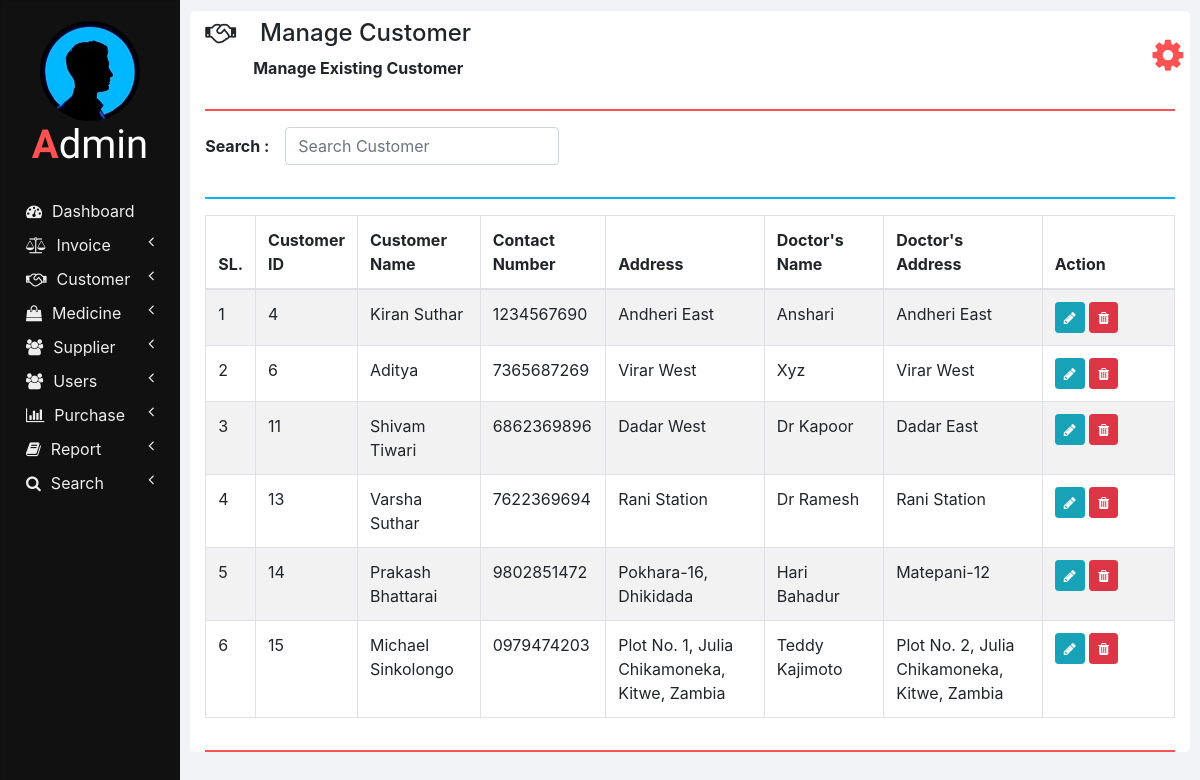
The page /manage_customer.php on the database its author committed.
### tables this page shows
CREATE TABLE `customers` (
  `id` int(11) NOT NULL,
  `name` varchar(20) NOT NULL,
  `contact_number` varchar(10) NOT NULL,
  `address` varchar(100) NOT NULL,
  `doctor_name` varchar(20) NOT NULL,
  `doctor_address` varchar(100) NOT NULL
);

### php/manage_customer.php (the view, shortened to what this page needs)
<?php
  function showCustomers($id) {
    require "db_connection.php";
    if($con) {
      $seq_no = 0;
      $query = "SELECT * FROM customers";
      $result = mysqli_query($con, $query);
      while($row = mysqli_fetch_array($result)) {
        $seq_no++;
        if($row['id'] == $id)
          showEditOptionsRow($seq_no, $row);
        else
          showCustomerRow($seq_no, $row);
      }
    }
  }
  function showCustomerRow($seq_no, $row) {
    ?>
    <tr>
      <td><?php echo $seq_no; ?></td>
      <td><?php echo $row['id'] ?></td>
      <td><?php echo $row['name']; ?></td>
      <td><?php echo $row['contact_number']; ?></td>
      <td><?php echo $row['address']; ?></td>
      <td><?php echo $row['doctor_name']; ?></td>
      <td><?php echo $row['doctor_address']; ?></td>
      <td>
        <button href="" class="btn btn-info btn-sm" onclick="editCustomer(<?php echo $row['id']; ?>);">
          <i class="fa fa-pencil"></i>
        </button>
        <button class="btn btn-danger btn-sm" onclick="deleteCustomer(<?php echo $row['id']; ?>);">
          <i class="fa fa-trash"></i>
        </button>
      </td>
    </tr>
    <?php
  }
  ?>

### manage_customer.php (shortened to what this page needs)
<!DOCTYPE html>
<html lang="en" dir="ltr">
  <head>
    <link rel="stylesheet" href="bootstrap/css/bootstrap.min.css">
    <link rel="stylesheet" href="https://use.fontawesome.com/releases/v5.3.1/css/all.css">
    <link rel="stylesheet" href="https://cdnjs.cloudflare.com/ajax/libs/font-awesome/4.7.0/css/font-awesome.min.css">
    <link rel="stylesheet" href="css/sidenav.css">
    <link rel="stylesheet" href="css/home.css">
  </head>
  <body style="max-height: 100%;">
    <div class="container-fluid">
      <div class="container">
        <?php
          require "php/header.php";
          createHeader('handshake', 'Manage Customer', 'Manage Existing Customer');
        ?>
        <div class="row">
          <div class="col-md-12 form-group form-inline">
            <label class="font-weight-bold" for="">Search :&emsp;</label>
            <input type="text" class="form-control" id="" placeholder="Search Customer" onkeyup="searchCustomer(this.value);">
          </div>
          <div class="col col-md-12">
            <hr class="col-md-12" style="padding: 0px; border-top: 2px solid  #02b6ff;">
          </div>
          <div class="col col-md-12 table-responsive">
            <div class="table-responsive">
            	<table class="table table-bordered table-striped table-hover">
            		<thead>
            			<tr>
            				<th style="width: 2%;">SL.</th>
                    <th style="width: 10%;">Customer ID</th>
            				<th style="width: 13%;">Customer Name</th>
                    <th style="width: 13%;">Contact Number</th>
                    <th style="width: 17%;">Address</th>
                    <th style="width: 13%;">Doctor's Name</th>
                    <th style="width: 17%;">Doctor's Address</th>
                    <th style="width: 15%;">Action</th>
            			</tr>
            		</thead>
            		<tbody id="customers_div">
                  <?php
                    require 'php/manage_customer.php';
                    showCustomers(0);
                  ?>
            		</tbody>
            	</table>
            </div>
          </div>
        </div>
        <hr style="border-top: 2px solid #ff5252;">
      </div>
    </div>
  </body>
</html>

### php/header.php
<?php
  function createHeader($icon, $heading, $sub_heading) {
    echo '
    <section class="row content-header">
      <div class="header-title col-md-11">
        <p class="h4 pt-2"><i class="fa fa-'.$icon.'"></i>&emsp;'.$heading.'</p>
        &emsp;&emsp;&emsp;<small class="font-weight-bold h6">'.$sub_heading.'</small>
      </div>
      <div class="col-md-1 user_options">
        <button class="col col-md-1 m-3" onclick="showOptions();">
          <i class="fa fa-gear"></i>
        </button>
        <div id="mark"><i class="fa fa-play fa-rotate-270"></i></div>
        <ul id="options" class="options list-unstyled" style="display: none;">
          <li>
            <a href="my_profile.php"><i class="fa fa-user"></i><span>My Profile</span></a>
          </li>
          <li>
            <a href="change_password.php"><i class="fa fa-edit"></i><span>Change Password</span></a>
          </li>
          <li>
            <a href="logout.php"><i class="fa fa-key"></i><span>Logout</span></a>
          </li>
        </ul>
      </div>
    </section>
    <hr style="border-top: 2px solid #ff5252;">
    ';
  }
?>

### css/sidenav.css (style rules this page uses)
body { background-color: #f1f3f6; }
.sidenav { width: 15%; height: 100vh; background-color: #222222; position: fixed; z-index: 1; flex: 1 0 auto; }
.card { width: 100%; height: 100%; top: 0; border-radius: 0; background-color: #111111; }
.logo .logo-caption { font-family: 'Poiret One', cursive; color: #ffffff; text-align: center; margin-bottom: 25px; }
.logo .profile { margin-left: 50%; border-radius: 50%; transform: translate(-50%); }
.logo .tweak { color: #ff5252; font-weight: bold; }
.main-menu-item { padding: 5px 5px; cursor: pointer; }
.main-menu-item > a { color: #eeeeee; text-decoration: none; font-size: 16px; }
.main-menu-item > a > span { margin-left: 10px; }

### css/home.css (style rules this page uses)
html, body { height: 100vh; }
.container-fluid { margin-left: 15%; width: 85%; background: #f1f3f6; padding: 1px 0 0 0; flex: 1 0 auto; }
.container { margin: 0; max-width: 98%; margin: 1%; background-color: #ffffff; border-radius: 5px; }
.user_options button { max-width: 50px; max-height: 50px; font-size: 36px; background-color: #ffffff; color: #ff5252; border: none; outline: none; }

### rows shown on the page
customers: seq_no "1", id "4", name "Kiran Suthar", contact_number "1234567690", address "Andheri East", doctor_name "Anshari", doctor_address "Andheri East"
customers: seq_no "2", id "6", name "Aditya", contact_number "7365687269", address "Virar West", doctor_name "Xyz", doctor_address "Virar West"
customers: seq_no "3", id "11", name "Shivam Tiwari", contact_number "6862369896", address "Dadar West", doctor_name "Dr Kapoor", doctor_address "Dadar East"
customers: seq_no "4", id "13", name "Varsha Suthar", contact_number "7622369694", address "Rani Station", doctor_name "Dr Ramesh", doctor_address "Rani Station"
customers: seq_no "5", id "14", name "Prakash Bhattarai", contact_number "9802851472", address "Pokhara-16, Dhikidada", doctor_name "Hari Bahadur", doctor_address "Matepani-12"
customers: seq_no "6", id "15", name "Michael Sinkolongo", contact_number "0979474203", address "Plot No. 1, Julia Chikamoneka, Kitwe, Zambia", doctor_name "Teddy Kajimoto", doctor_address "Plot No. 2, Julia Chikamoneka, Kitwe, Zambia"

### other values the page prints
$heading "Manage Customer"
$sub_heading "Manage Existing Customer"
